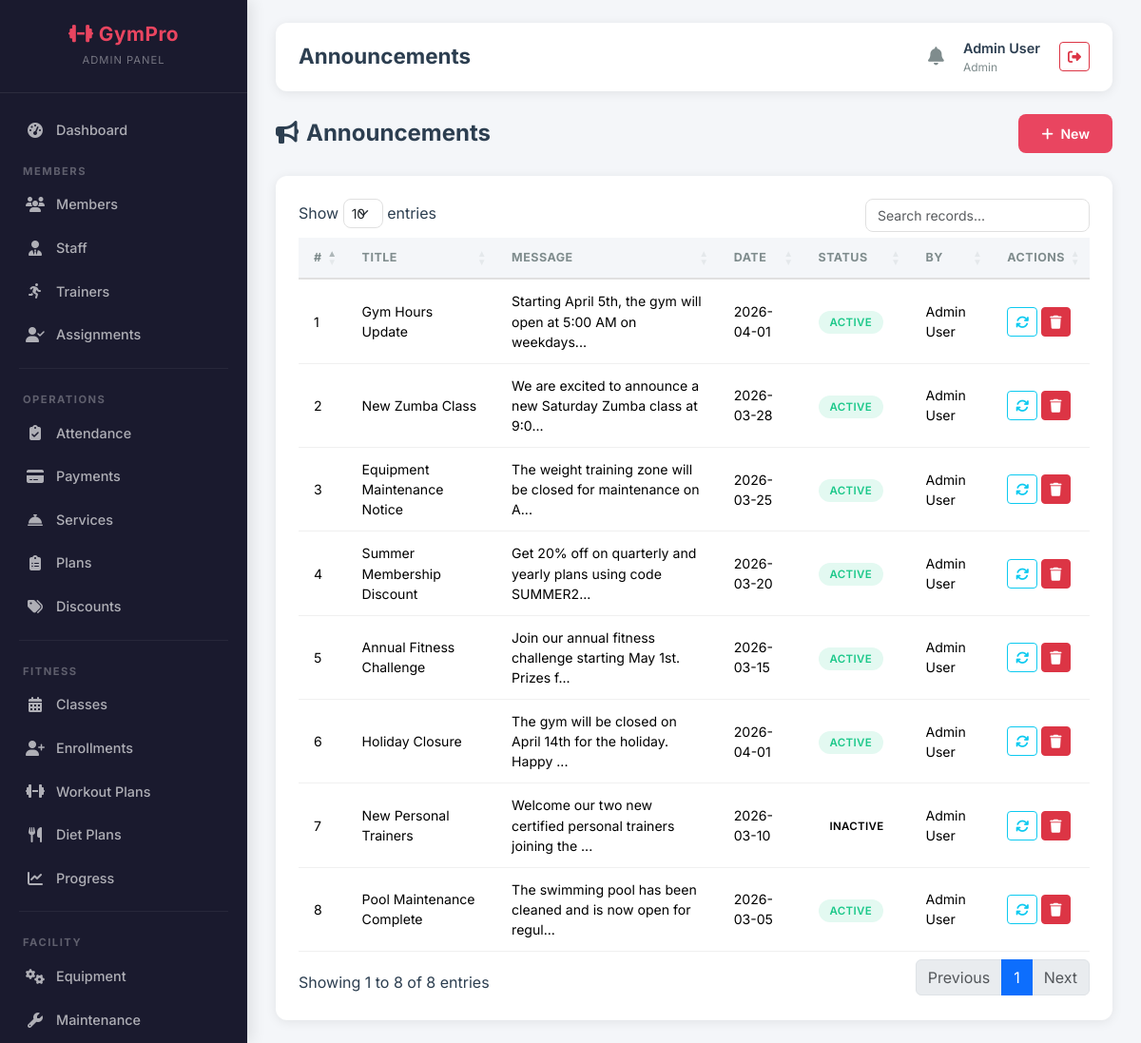
The page /admin/announcements.php (signed in) on the database its author committed.
### tables this page shows
CREATE TABLE announcements (
    announcement_id INT AUTO_INCREMENT PRIMARY KEY,
    title VARCHAR(200) NOT NULL,
    message TEXT NOT NULL,
    posted_by INT,
    applied_date DATE NOT NULL,
    status ENUM('active','inactive') DEFAULT 'active',
    created_at TIMESTAMP DEFAULT CURRENT_TIMESTAMP,
    FOREIGN KEY (posted_by) REFERENCES users(user_id)
);

CREATE TABLE users (
    user_id INT AUTO_INCREMENT PRIMARY KEY,
    full_name VARCHAR(100) NOT NULL,
    email VARCHAR(100) UNIQUE NOT NULL,
    password VARCHAR(255) NOT NULL,
    phone VARCHAR(20),
    gender ENUM('male','female','other'),
    role ENUM('admin','staff','customer') DEFAULT 'customer',
    status ENUM('active','pending','expired','frozen') DEFAULT 'pending',
    profile_pic VARCHAR(255),
    address TEXT,
    dob DATE,
    created_at TIMESTAMP DEFAULT CURRENT_TIMESTAMP
);

### admin/announcements.php (the view, shortened to what this page needs)
<?php
$page_title = 'Announcements';
require_once __DIR__ . '/../config/db.php';
$announcements = $pdo->query("SELECT a.*, u.full_name FROM announcements a JOIN users u ON a.posted_by = u.user_id ORDER BY a.created_at DESC")->fetchAll();
include __DIR__ . '/../includes/header.php';
?>
<div class="page-header">
    <h4><i class="fas fa-bullhorn me-2"></i>Announcements</h4>
    <button class="btn btn-accent" data-bs-toggle="modal" data-bs-target="#addModal"><i class="fas fa-plus me-1"></i> New</button>
</div>
<div class="card-custom"><div class="card-body">
    <table class="table table-custom datatable">
        <thead><tr><th>#</th><th>Title</th><th>Message</th><th>Date</th><th>Status</th><th>By</th><th>Actions</th></tr></thead>
        <tbody>
        <?php foreach ($announcements as $i => $a): ?>
        <tr>
            <td><?= $i+1 ?></td><td><?= htmlspecialchars($a['title']) ?></td>
            <td><?= htmlspecialchars(substr($a['message'], 0, 60)) ?>...</td>
            <td><?= $a['applied_date'] ?></td>
            <td><span class="badge-status badge-<?= $a['status'] ?>"><?= $a['status'] ?></span></td>
            <td><?= htmlspecialchars($a['full_name']) ?></td>
            <td>
                <a href="?toggle=<?= $a['announcement_id'] ?>" class="btn btn-sm btn-outline-info"><i class="fas fa-sync"></i></a>
                <button class="btn btn-danger btn-sm" onclick="confirmDelete('?delete=<?= $a['announcement_id'] ?>','this announcement')"><i class="fas fa-trash"></i></button>
            </td>
        </tr>
        <?php endforeach; ?>
        </tbody>
    </table>
</div></div>
<?php include __DIR__ . '/../includes/footer.php'; ?>

### includes/header.php (shortened to what this page needs)
<?php
$current_page = basename($_SERVER['PHP_SELF'], '.php');
?>
<!DOCTYPE html>
<html lang="en">
<head>
    <link href="https://cdn.jsdelivr.net/npm/bootstrap@5.3.2/dist/css/bootstrap.min.css" rel="stylesheet">
    <link href="https://cdnjs.cloudflare.com/ajax/libs/font-awesome/6.5.1/css/all.min.css" rel="stylesheet">
    <link href="https://cdn.datatables.net/1.13.7/css/dataTables.bootstrap5.min.css" rel="stylesheet">
    <link href="/gym_management/assets/css/custom.css" rel="stylesheet">
</head>
<body>
<div class="wrapper">
<?php
    $role = $_SESSION['role'];
    if ($role === 'admin') include __DIR__ . '/sidebar_admin.php';
    elseif ($role === 'staff') include __DIR__ . '/sidebar_staff.php';
    elseif ($role === 'customer') include __DIR__ . '/sidebar_customer.php';
?>
<div class="main-content">
    <div class="top-navbar">
        <h1 class="page-title"><?= $page_title ?? 'Dashboard' ?></h1>
        <div class="navbar-right">
            <a href="/gym_management/<?= $_SESSION['role'] ?>/<?= $_SESSION['role'] === 'admin' ? 'notifications.php' : 'dashboard.php' ?>" class="notification-bell">
                <i class="fas fa-bell"></i>
            </a>
            <div class="user-info">
                <div>
                    <div class="user-name"><?= htmlspecialchars($_SESSION['full_name']) ?></div>
                    <div class="user-role"><?= $_SESSION['role'] ?></div>
                </div>
            </div>
            <a href="/gym_management/auth/logout.php" class="btn btn-outline-danger btn-sm" title="Logout">
                <i class="fas fa-sign-out-alt"></i>
            </a>
        </div>
    </div>

### includes/sidebar_admin.php (shortened to what this page needs)
<nav class="sidebar">
    <div class="sidebar-brand">
        <h3><i class="fas fa-dumbbell"></i> GymPro</h3>
        <small>Admin Panel</small>
    </div>
    <ul class="sidebar-menu">
        <li><a href="/gym_management/admin/dashboard.php" class="<?= $current_page === 'dashboard' ? 'active' : '' ?>"><i class="fas fa-tachometer-alt"></i> Dashboard</a></li>
        <div class="sidebar-heading">Members</div>
        <li><a href="/gym_management/admin/members.php" class="<?= $current_page === 'members' ? 'active' : '' ?>"><i class="fas fa-users"></i> Members</a></li>
        <li><a href="/gym_management/admin/staff.php" class="<?= $current_page === 'staff' ? 'active' : '' ?>"><i class="fas fa-user-tie"></i> Staff</a></li>
        <li><a href="/gym_management/admin/trainers.php" class="<?= $current_page === 'trainers' ? 'active' : '' ?>"><i class="fas fa-running"></i> Trainers</a></li>
        <li><a href="/gym_management/admin/trainer_assignments.php" class="<?= $current_page === 'trainer_assignments' ? 'active' : '' ?>"><i class="fas fa-user-check"></i> Assignments</a></li>
        <div class="sidebar-divider"></div>
        <div class="sidebar-heading">Operations</div>
        <li><a href="/gym_management/admin/attendance.php" class="<?= $current_page === 'attendance' ? 'active' : '' ?>"><i class="fas fa-clipboard-check"></i> Attendance</a></li>
        <li><a href="/gym_management/admin/payments.php" class="<?= $current_page === 'payments' ? 'active' : '' ?>"><i class="fas fa-credit-card"></i> Payments</a></li>
        <li><a href="/gym_management/admin/services.php" class="<?= $current_page === 'services' ? 'active' : '' ?>"><i class="fas fa-concierge-bell"></i> Services</a></li>
        <li><a href="/gym_management/admin/plans.php" class="<?= $current_page === 'plans' ? 'active' : '' ?>"><i class="fas fa-clipboard-list"></i> Plans</a></li>
        <li><a href="/gym_management/admin/discounts.php" class="<?= $current_page === 'discounts' ? 'active' : '' ?>"><i class="fas fa-tags"></i> Discounts</a></li>
        <div class="sidebar-divider"></div>
        <div class="sidebar-heading">Fitness</div>
        <li><a href="/gym_management/admin/classes.php" class="<?= $current_page === 'classes' ? 'active' : '' ?>"><i class="fas fa-calendar-alt"></i> Classes</a></li>
        <li><a href="/gym_management/admin/class_enrollments.php" class="<?= $current_page === 'class_enrollments' ? 'active' : '' ?>"><i class="fas fa-user-plus"></i> Enrollments</a></li>
        <li><a href="/gym_management/admin/workout_plans.php" class="<?= $current_page === 'workout_plans' ? 'active' : '' ?>"><i class="fas fa-dumbbell"></i> Workout Plans</a></li>
        <li><a href="/gym_management/admin/diet_plans.php" class="<?= $current_page === 'diet_plans' ? 'active' : '' ?>"><i class="fas fa-utensils"></i> Diet Plans</a></li>
        <li><a href="/gym_management/admin/progress.php" class="<?= $current_page === 'progress' ? 'active' : '' ?>"><i class="fas fa-chart-line"></i> Progress</a></li>
        <div class="sidebar-divider"></div>
        <div class="sidebar-heading">Facility</div>
        <li><a href="/gym_management/admin/equipment.php" class="<?= $current_page === 'equipment' ? 'active' : '' ?>"><i class="fas fa-cogs"></i> Equipment</a></li>
        <li><a href="/gym_management/admin/maintenance.php" class="<?= $current_page === 'maintenance' ? 'active' : '' ?>"><i class="fas fa-wrench"></i> Maintenance</a></li>
    </ul>
</nav>

### includes/footer.php (shortened to what this page needs)
    </div>
</div>
</body>
</html>

### assets/css/custom.css (style rules this page uses)
:root { --sidebar-bg: #1a1a2e; --sidebar-hover: #16213e; --sidebar-active: #0f3460; --accent: #e94560; --accent-hover: #c81e45; --accent-light: rgba(233, 69, 96, 0.15); --bg-light: #f4f6f9; --bg-white: #ffffff; --text-dark: #2c3e50; --text-muted: #7f8c8d; --text-light: #ecf0f1; --border-color: #e0e0e0; --shadow: 0 2px 12px rgba(0, 0, 0, 0.08); --shadow-lg: 0 8px 30px rgba(0, 0, 0, 0.12); --radius: 12px; --radius-sm: 8px; --transition: all 0.3s ease; --font-main: 'Inter', sans-serif; }
* { box-sizing: border-box; }
body { font-family: var(--font-main); background: var(--bg-light); color: var(--text-dark); margin: 0; padding: 0; min-height: 100vh; }
a { text-decoration: none; }
.wrapper { display: flex; min-height: 100vh; }
.main-content { flex: 1; margin-left: 260px; padding: 24px 30px; transition: var(--transition); }
.sidebar { width: 260px; background: var(--sidebar-bg); position: fixed; top: 0; left: 0; bottom: 0; z-index: 1000; overflow-y: auto; transition: var(--transition); box-shadow: 4px 0 15px rgba(0, 0, 0, 0.1); }
.sidebar-brand { padding: 24px 20px; text-align: center; border-bottom: 1px solid rgba(255, 255, 255, 0.08); }
.sidebar-brand h3 { color: var(--accent); font-size: 1.3rem; font-weight: 700; margin: 0; letter-spacing: 0.5px; }
.sidebar-brand small { color: rgba(255, 255, 255, 0.4); font-size: 0.7rem; text-transform: uppercase; letter-spacing: 1px; }
.sidebar-menu { padding: 16px 0; list-style: none; margin: 0; }
.sidebar-menu li a { display: flex; align-items: center; padding: 12px 24px; color: rgba(255, 255, 255, 0.65); font-size: 0.9rem; font-weight: 500; transition: var(--transition); border-left: 3px solid transparent; gap: 12px; }
.sidebar-menu li a i { width: 20px; text-align: center; font-size: 1rem; }
.sidebar-divider { border-top: 1px solid rgba(255, 255, 255, 0.06); margin: 12px 20px; }
.sidebar-heading { color: rgba(255, 255, 255, 0.3); font-size: 0.7rem; font-weight: 700; text-transform: uppercase; letter-spacing: 1.5px; padding: 12px 24px 4px; }
.top-navbar { background: var(--bg-white); padding: 16px 24px; display: flex; justify-content: space-between; align-items: center; border-radius: var(--radius); box-shadow: var(--shadow); margin-bottom: 24px; }
.top-navbar .page-title { font-size: 1.4rem; font-weight: 700; color: var(--text-dark); margin: 0; }
.top-navbar .navbar-right { display: flex; align-items: center; gap: 20px; }
.notification-bell { position: relative; color: var(--text-muted); font-size: 1.2rem; cursor: pointer; transition: var(--transition); }
.user-info { display: flex; align-items: center; gap: 10px; }
.user-info .user-name { font-weight: 600; font-size: 0.9rem; color: var(--text-dark); }
.user-info .user-role { font-size: 0.75rem; color: var(--text-muted); text-transform: capitalize; }
.card-custom { background: var(--bg-white); border-radius: var(--radius); box-shadow: var(--shadow); border: none; overflow: hidden; transition: var(--transition); }
.card-custom .card-body { padding: 24px; }
.table-custom { width: 100%; border-collapse: separate; border-spacing: 0; }
.table-custom thead th { background: var(--bg-light); font-size: 0.78rem; font-weight: 700; text-transform: uppercase; letter-spacing: 0.5px; color: var(--text-muted); padding: 12px 16px; border-bottom: 2px solid var(--border-color); }
.table-custom tbody td { padding: 12px 16px; font-size: 0.88rem; border-bottom: 1px solid #f0f0f0; vertical-align: middle; }
.badge-status { padding: 5px 12px; border-radius: 20px; font-size: 0.72rem; font-weight: 600; text-transform: uppercase; letter-spacing: 0.3px; }
.badge-active { background: rgba(28, 200, 138, 0.12); color: #1cc88a; }
.btn-accent { background: var(--accent); color: #fff; border: none; padding: 10px 24px; border-radius: var(--radius-sm); font-weight: 600; font-size: 0.88rem; transition: var(--transition); cursor: pointer; }
.page-header { display: flex; justify-content: space-between; align-items: center; margin-bottom: 24px; flex-wrap: wrap; gap: 12px; }
.page-header h4 { font-weight: 700; margin: 0; }

### rows shown on the page
announcements: title "Gym Hours Update", message "Starting April 5th, the gym will open at 5:00 AM on weekdays", applied_date "2026-04-01", status "ACTIVE", posted_by.full_name "Admin User"
announcements: title "New Zumba Class", message "We are excited to announce a new Saturday Zumba class at 9:0", applied_date "2026-03-28", status "ACTIVE", posted_by.full_name "Admin User"
announcements: title "Equipment Maintenance Notice", message "The weight training zone will be closed for maintenance on A", applied_date "2026-03-25", status "ACTIVE", posted_by.full_name "Admin User"
announcements: title "Summer Membership Discount", message "Get 20% off on quarterly and yearly plans using code SUMMER2", applied_date "2026-03-20", status "ACTIVE", posted_by.full_name "Admin User"
announcements: title "Annual Fitness Challenge", message "Join our annual fitness challenge starting May 1st. Prizes f", applied_date "2026-03-15", status "ACTIVE", posted_by.full_name "Admin User"
announcements: title "Holiday Closure", message "The gym will be closed on April 14th for the holiday. Happy", applied_date "2026-04-01", status "ACTIVE", posted_by.full_name "Admin User"
announcements: title "New Personal Trainers", message "Welcome our two new certified personal trainers joining the", applied_date "2026-03-10", status "INACTIVE", posted_by.full_name "Admin User"
announcements: title "Pool Maintenance Complete", message "The swimming pool has been cleaned and is now open for regul", applied_date "2026-03-05", status "ACTIVE", posted_by.full_name "Admin User"

### other values the page prints
$page_title "Announcements"
$_SESSION['full_name'] "Admin User"
$_SESSION['role'] "Admin"
